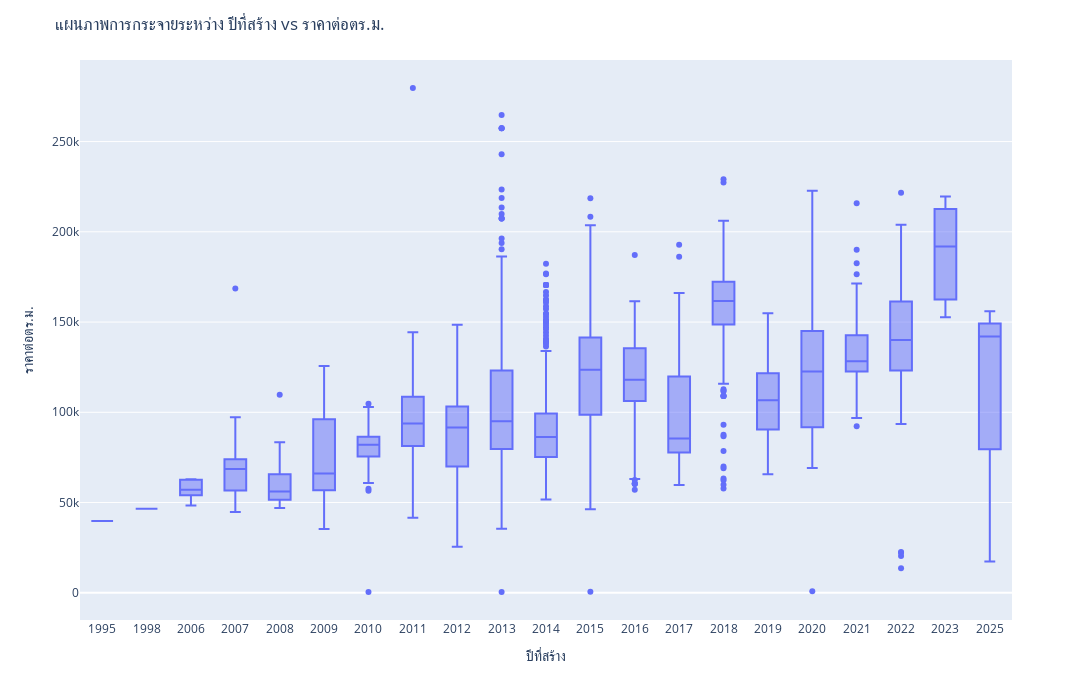

Here is the notebook cell this chart was saved with:
### Markdown cell above
แปลผล: ค่า correlation ของตัวแปรปีที่สร้างและราคาต่อตร.ม.เป็นบวก (ปกติค่า correlation จะอยู่ระหว่าง -1 ถึง 1) ซึ่งหมายความว่า  ปีที่สร้างคอนโดมีความสัมพันธ์ในทางบวกกับราคาต่อตร.ม. 

- ถ้าปีที่สร้างเพิ่มขึ้น (ยิ่งสร้างใหม่) ราคาจะยิ่งเพิ่มขึ้น
- ถ้าปีที่สร้างน้อยลง (สร้างมานานแล้ว) ราคาจะยิ่งลดลง

### Code cell
fig = px.box(df4.sort_values("constructed-yr"), x='constructed-yr', y="priceper")

fig.update_layout(
    title="แผนภาพการกระจายระหว่าง ปีที่สร้าง vs ราคาต่อตร.ม.",
    xaxis_title="ปีที่สร้าง",
    yaxis_title="ราคาต่อตร.ม.",
    width = 1100,
    height = 700
)

fig.show()

### Figure 1 — Plotly figure (JSON) as saved in the notebook; plotly's stock layout.template omitted (floating-point values rounded to 4 significant figures; data arrays with more than 128 entries replaced by an {"elided": "..."} marker saying what was removed)
{"data": [{"alignmentgroup": "True", "hovertemplate": "constructed-yr=%{x}<br>priceper=%{y}<extra></extra>", "legendgroup": "", "marker": {"color": "#636efa"}, "name": "", "notched": false, "offsetgroup": "", "orientation": "v", "showlegend": false, "type": "box", "x": {"elided": "2706 str values"}, "x0": " ", "xaxis": "x", "y": {"elided": "2706 float values"}, "y0": " ", "yaxis": "y"}], "layout": {"boxmode": "group", "height": 700, "legend": {"tracegroupgap": 0}, "margin": {"t": 60}, "title": {"text": "แผนภาพการกระจายระหว่าง ปีที่สร้าง vs ราคาต่อตร.ม."}, "width": 1100, "xaxis": {"anchor": "y", "domain": [0, 1], "title": {"text": "ปีที่สร้าง"}}, "yaxis": {"anchor": "x", "domain": [0, 1], "title": {"text": "ราคาต่อตร.ม."}}}}
